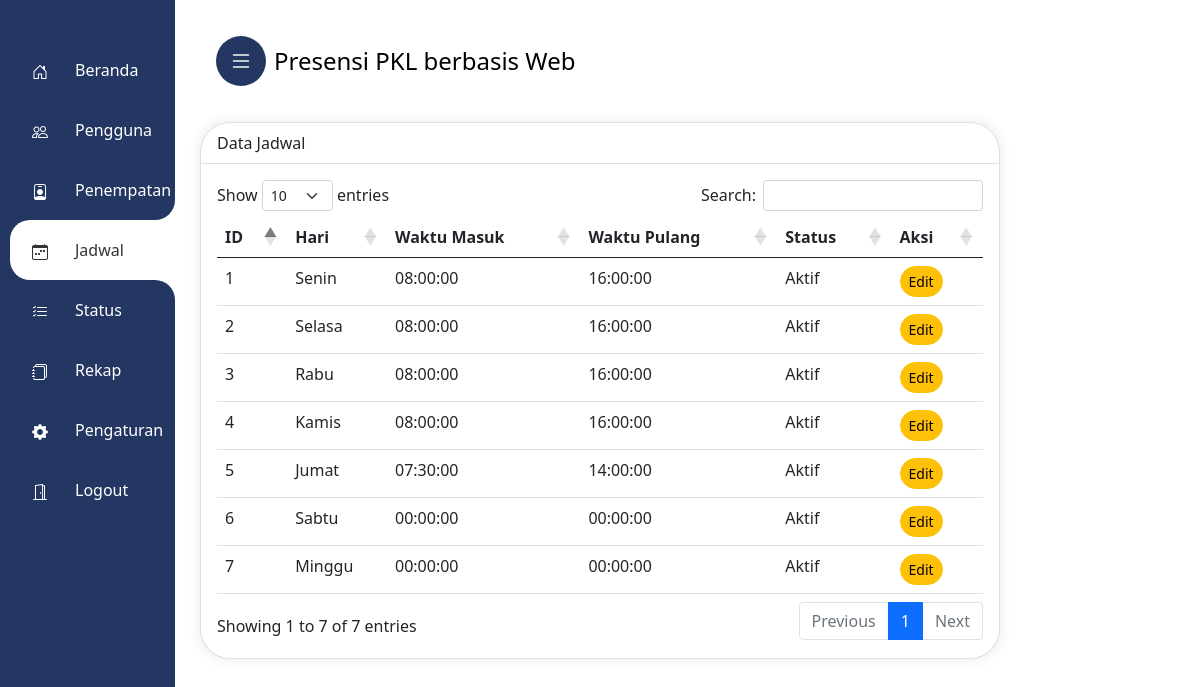
The app's page /admin/jadwal.php (signed in), older data.
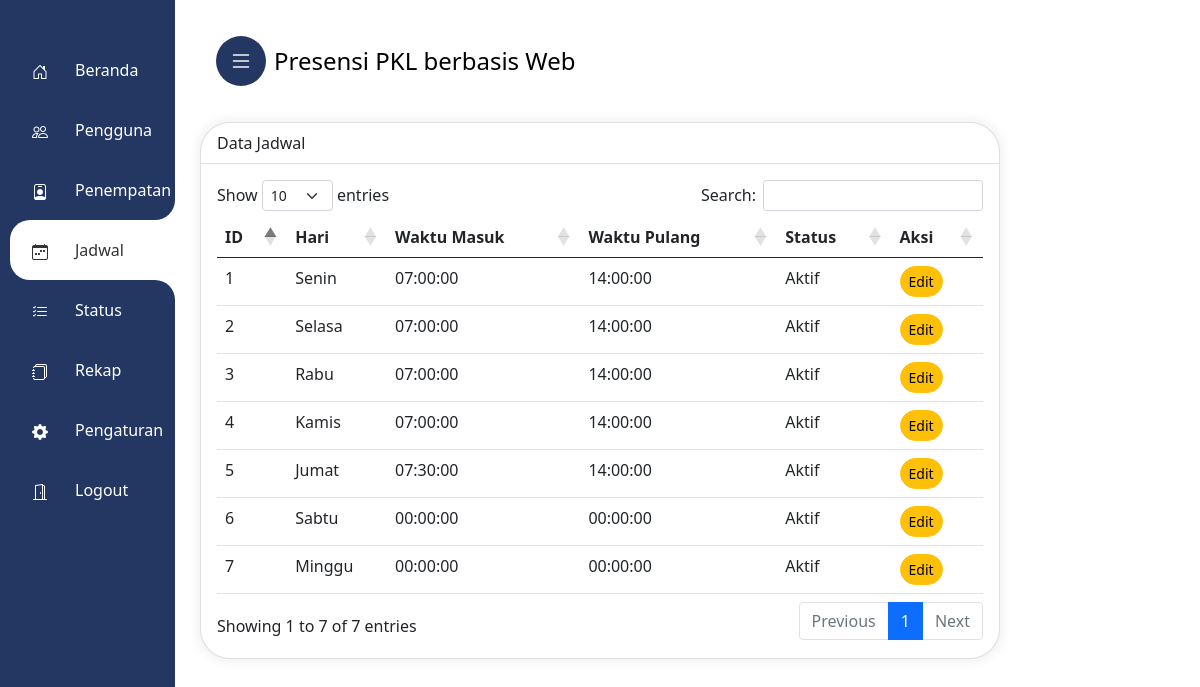
The same page, newer data.
### tables this page shows
CREATE TABLE `jadwal` (
  `id_jadwal` int(11) NOT NULL,
  `nama_hari` varchar(11) NOT NULL,
  `waktu_masuk` time NOT NULL,
  `waktu_pulang` time NOT NULL,
  `status` varchar(11) NOT NULL
);

### admin/jadwal.php (the view, shortened to what this page needs)
<?php
include_once 'main-admin.php';
    ?>
<!DOCTYPE html>
<html lang="en">
<head>
    <link href="https://cdn.jsdelivr.net/npm/bootstrap@5.0.0-beta2/dist/css/bootstrap.min.css" rel="stylesheet"
>
</head>
<body>
    <div class="mx-auto">
        <div class="card">
            <div class="card-header">
                Data Jadwal
            </div>
            <div class="card-body">
                <table class="table">
                    <thead>
                        <tr>
                            <th scope="col">ID</th>
                            <th scope="col">Hari</th>
                            <th scope="col">Waktu Masuk</th>
                            <th scope="col">Waktu Pulang</th>
                            <th scope="col">Status</th>
                            <th scope="col">Aksi</th>
                        </tr>
                    </thead>
                    <tbody>
                        <?php
                        $sql = "SELECT * FROM jadwal";
                        $stmt = $conn->prepare($sql);
                        $stmt->execute();
                        $result = $stmt->fetchAll(PDO::FETCH_ASSOC);
                        foreach ($result as $row) {
                            $id_jadwal = $row['id_jadwal'];
                            $nama_hari = $row['nama_hari'];
                            $waktu_masuk = $row['waktu_masuk'];
                            $waktu_pulang = $row['waktu_pulang'];
                            $status = $row['status'];
                            ?>
                            <tr>
                                <td scope="row">
                                    <?php echo $id_jadwal ?>
                                </td>
                                <td scope="row">
                                    <?php echo $nama_hari ?>
                                </td>
                                <td scope="row">
                                    <?php echo $waktu_masuk ?>
                                </td>
                                <td scope="row">
                                    <?php echo $waktu_pulang ?>
                                </td>
                                <td scope="row">
                                    <?php if ($status == "Nonaktif") { ?>
                                        <span class='text-danger'><?php echo $status ?></span>
                                    <?php } else { ?>
                                        <span><?php echo $status ?></span>
                                    <?php } ?>
                                </td>
                                <td scope="row">
                                    <a data-bs-toggle="modal" data-bs-target="#editModal"
                                        data-jadwal="<?php echo $id_jadwal ?>" data-namahari="<?php echo $nama_hari ?>"
                                        data-waktumasuk="<?php echo $waktu_masuk ?>"
                                        data-waktupulang="<?php echo $waktu_pulang ?>" data-status="<?php echo $status ?>">
                                        <button type="button" class="btn btn-warning btn-sm">Edit</button>
                                    </a>
                                </td>
                            </tr>
                            <?php
                        }
                        ?>
                    </tbody>
                </table>
            </div>
        </div>
    </div>
</body>
</html>

Row changes from the older to the newer data that the page shows:
changed jadwal "Senin": waktu_masuk "08:00:00" → "07:00:00"; waktu_pulang "16:00:00" → "14:00:00"
changed jadwal "Selasa": waktu_masuk "08:00:00" → "07:00:00"; waktu_pulang "16:00:00" → "14:00:00"
changed jadwal "Rabu": waktu_masuk "08:00:00" → "07:00:00"; waktu_pulang "16:00:00" → "14:00:00"
changed jadwal "Kamis": waktu_masuk "08:00:00" → "07:00:00"; waktu_pulang "16:00:00" → "14:00:00"
